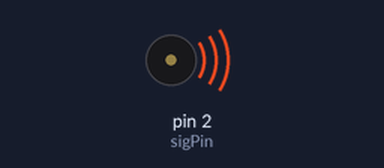
Simulated run of this sketch. Board: Arduino Uno, built with avr-gcc and run on an emulated ATmega328P. On the bench: buzzer (waves = sounding).

Above: at 0.5 s.
Timing chart, 0 to 13.0 s (numbered marks = the images above):
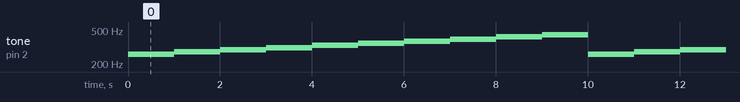

Measured:
- by itself, tone on pin 2 (sigPin): repeats every 10.0 s: 277 Hz 1.0 s, 294 Hz 1.0 s, 311 Hz 1.0 s, 330 Hz 1.0 s, 349 Hz 1.0 s, 370 Hz 1.0 s, 392 Hz 1.0 s, 415 Hz 1.0 s, 440 Hz 1.0 s, 261 Hz 1.0 s

The sketch:

piezzoBuzzerTrials.ino
```cpp
//declarations
const int maxNotes = 10;

int notes[maxNotes] = {261, 277, 294, 311, 330, 349, 370, 392, 415, 440};
enum musicNotes {C, Cshrp, D, Dshrp, E, F, Fshrp, G, Gshrp, A};

int sigPin = 2;


void setup() {

pinMode(sigPin, OUTPUT);

}

void loop() {

tone(sigPin, 261);//middle C //Diff of num before
delay(1000);

tone(sigPin, 277);//C# //16
delay(1000);

tone(sigPin, 294);//D //17
delay(1000);
//                            difference of 1
tone(sigPin, 311);//D# //17
delay(1000);

tone(sigPin, 330);//E //19
delay(1000);
//                            difference of 2
tone(sigPin, 349);//F //19
delay(1000);

tone(sigPin, 370);//F#//21
delay(1000);
//                            difference of 2
tone(sigPin, 392);//G //22
delay(1000);
//                            difference of 1
tone(sigPin, 415);//G# //23
delay(1000);
//                            difference of 2
tone(sigPin, 440);//A//25
delay(1000);


//Array setup


/*
tone(sigPin, E);
delay(1000);
tone(sigPin, Dshrp);
delay(1000);
tone(sigPin, E);
delay(1000);
*/
/* Is this a correct usage of enumerations?
for(int i = 0; i < maxNotes; i++) {
  tone(sigPin, musicNotes[i]);
  delay(1000);
}

*/

//musicNotes playNote;

//for(int playNote = C; C <= A; static_cast<musicNotes>(playNotes + 1) {
  //tone(sigPin,);
  //delay(1000);
//}


}
```
